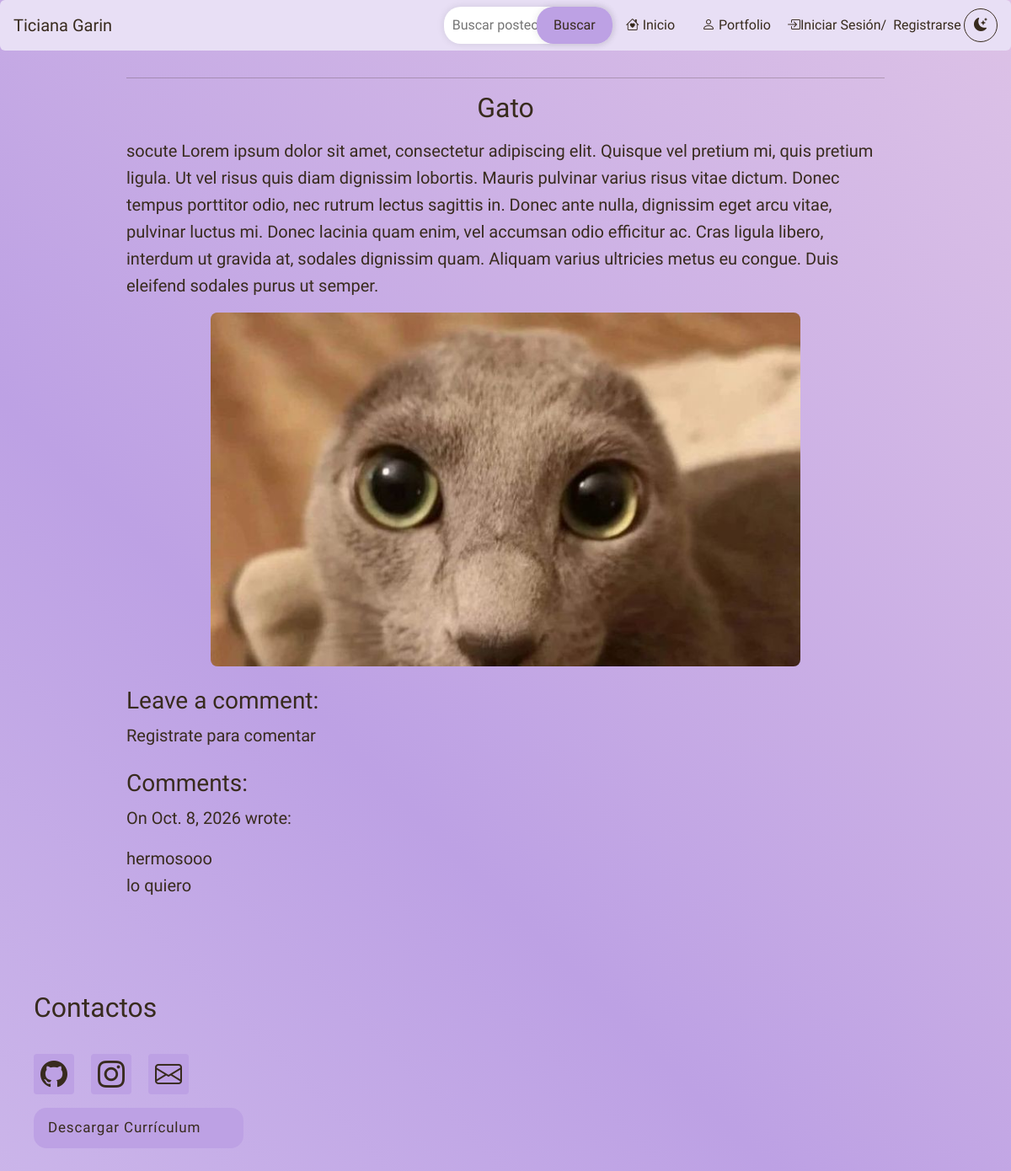
Screenshot of /blog/post/11/ with the database file from the repository.
### blog/models.py (models this page shows, shortened)
class Post(models.Model):
    title = models.CharField(max_length=255)
    body = models.TextField()
    image = models.ImageField(upload_to= "post/", blank= True, null= True)
    created_on = models.DateTimeField(auto_now_add=True)
    last_modified = models.DateTimeField(auto_now=True)
    categories = models.ManyToManyField("Category", related_name="posts")

class Comment(models.Model):
    author = models.CharField(max_length=60)
    body = models.TextField()
    created_on = models.DateTimeField(auto_now_add=True)
    post = models.ForeignKey("Post", on_delete=models.CASCADE)

### blog/views.py (the view, shortened to what this page needs)
# urls.py: path("post/<int:pk>/", views.blog_detail, name="blog_detail"),
def blog_detail(request, pk):
    post = Post.objects.get(pk=pk)
    form = CommentForm()
    comments = Comment.objects.filter(post=post)
    context = {
        "post": post,
        "comments": comments,
        "form": CommentForm(),
    }
    return render(request, "blog/detail.html", context)

### blog/forms.py
class CommentForm(forms.Form):
    body = forms.CharField(
        widget=forms.Textarea(
            attrs={"class": "form-control", "placeholder": "Leave a comment!"}
        )
    )

### blog/templates/blog/detail.html (shortened to what this page needs)
{% extends "base.html"%}
{% load static %}
{% block page_css %}
    <link rel="stylesheet" href="{% static 'blog/detail.css' %}?v=1">
{% endblock page_css %}
{% block page_title %}
    <h2>{{ post.title }}</h2>
{% endblock page_title %}
{% block page_content %}
    <div>
    <p>{{ post.body | linebreaks }}</p>
        {% if post.image %}
            <img src="{{ post.image.url }}" alt="{{ post.title }}" >
        {% endif %}
    </div>
    <div>
    <h3>Leave a comment:</h3>
    {% if user.is_authenticated %}
    <form method="post">
        {% csrf_token %}
        <div>
            <p>De: {{ user.username }}</p>
        </div>
        <div>
            {{ form.body }}
        </div>
        <button type="submit" class="btn btn-light">Submit</button>
    </form>
    {% else %}
    <p>Registrate para comentar</p>
    {% endif %}
    </div>
    <div>
    <h3>Comments:</h3>
    {% for comment in comments %}
        <p>
            On {{ comment.created_on.date }} <b>{{ comment.author }}</b> wrote:
        </p>
        <p>
            {{ comment.body | linebreaks }}
        </p>
    {% endfor %}
    </div>
{% endblock page_content %}

### blog/static/blog/styles.css (style rules this page uses)
:root { --margen: 20px; --fuentebody: 'Ysabeau Infant', sans-serif; --fuentetitle: 'Archivo Black', sans-serif; --gradient1: #e8dff5; --gradient2: #bda1e4; --gradient3: #f3d9e8; --text: #382b1e; --hover_color: #9d5da1; }
html { scroll-behavior: smooth; scroll-padding-top: 90px; }
body { margin: 0; min-height: 100vh; font-family: var(--fuentebody); color: var(--text); overflow-x: hidden; padding-bottom: 35vh; }
.blog-content h2, .blog-content h5 { text-align: center; }
.blog-content p { text-indent: 0; }
p { font-size: 20px; text-indent: 20px; }
.animated-gradient { position: relative; background: linear-gradient( 45deg, var(--gradient1) 0%, var(--gradient2) 50%, var(--gradient3) 100% ); background-size: 200% 200%; animation: gradient-shift 8s ease alternate infinite; color: var(--text); text-align: left; }

### blog/static/blog/detail.css (style rules this page uses)
.blog-content > div { margin-bottom: 1.5rem; }
.blog-content > div > img { display: block; width: min(100%, 700px); max-height: 420px; margin: 1rem auto; object-fit: cover; border-radius: 8px; }

### rows the page displays
Post: title "Gato", body "socute Lorem ipsum dolor sit amet, consectetur adipiscing elit. Quisque vel pretium mi, quis pretium ligula. Ut vel risus quis diam dignissim lobortis. Mauris pulvinar varius risus vitae dictum. Donec tempus porttitor odio, nec rutrum lectus sagittis in. Donec ante nulla, dignissim eget arcu vitae, pulvinar luctus mi. Donec lacinia quam enim, vel accumsan odio efficitur ac. Cras ligula libero, interdum ut gravida at, sodales dignissim quam. Aliquam varius ultricies metus eu congue. Duis eleifend sodales purus ut semper.", image (picture)
Comment: created_on "Oct. 8, 2026", body "hermosooo lo quiero"
